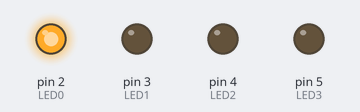
A sketch run on a simulated Arduino Uno, built with avr-gcc and run on an emulated ATmega328P. On the bench: output pins drawn as LEDs (lit = HIGH).

Above: at 0.2 s.
At 1.2 s:
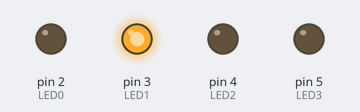
At 2.2 s:
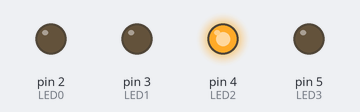
At 3.2 s:
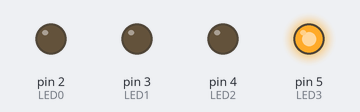
At 4.7 s:
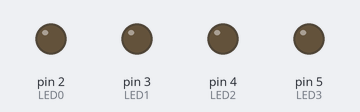
Timing chart, 0 to 5.2 s (numbered marks = the images above):
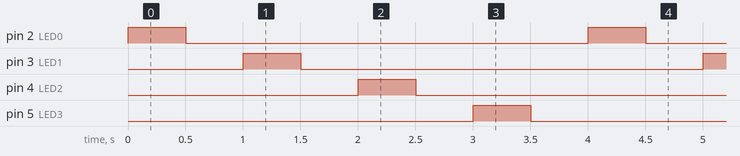

The sketch:

Control_de_salidas_digitales.ino
```cpp
/*
 * Tutorial 2: Controlling Digital Outputs/Control de salidas digitales
 *
 * Uso de señales digitales para controlar una matriz de LEDs
 */

 int LED0=2; //Se usara el pin digtal 2 para conectar el LED blanco
 int LED1=3; //Se usara el pin digtal 3 para conectar el LED amarillo
 int LED2=4; //Se usara el pin digtal 4 para conectar el LED verde
 int LED3=5; //Se usara el pin digtal 5 para conectar el LED rojo

void setup() {
  //Se inicializa los pine digitales del 2 al 5 como salidas
  pinMode(LED0,OUTPUT);
  pinMode(LED1,OUTPUT);
  pinMode(LED2,OUTPUT);
  pinMode(LED3,OUTPUT);
}

void loop() {
  // GG
  digitalWrite(LED0,HIGH);
  delay(500);
  digitalWrite(LED0,LOW);
  delay(500);
  digitalWrite(LED1,HIGH);
  delay(500);
  digitalWrite(LED1,LOW);
  delay(500);
  digitalWrite(LED2,HIGH);
  delay(500);
  digitalWrite(LED2,LOW);
  delay(500);
  digitalWrite(LED3,HIGH);
  delay(500);
  digitalWrite(LED3,LOW);
  delay(500);

}
```

Measured:
- by itself, pin 2 (LED0), pin 3 (LED1), pin 4 (LED2), pin 5 (LED3): alternates HIGH for 0.50 s and LOW for 3.5 s
- by itself, everything shown: repeats every 4.0 s, in 8 steps
